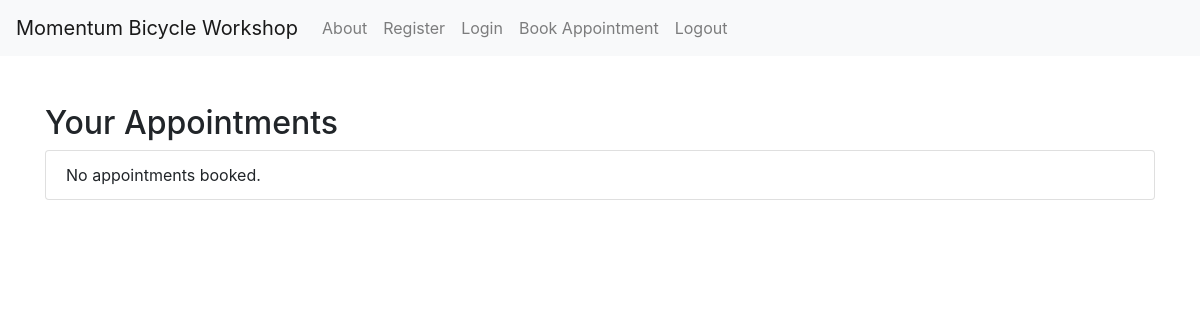
The app's page /appointment_list/ (signed in), older data.
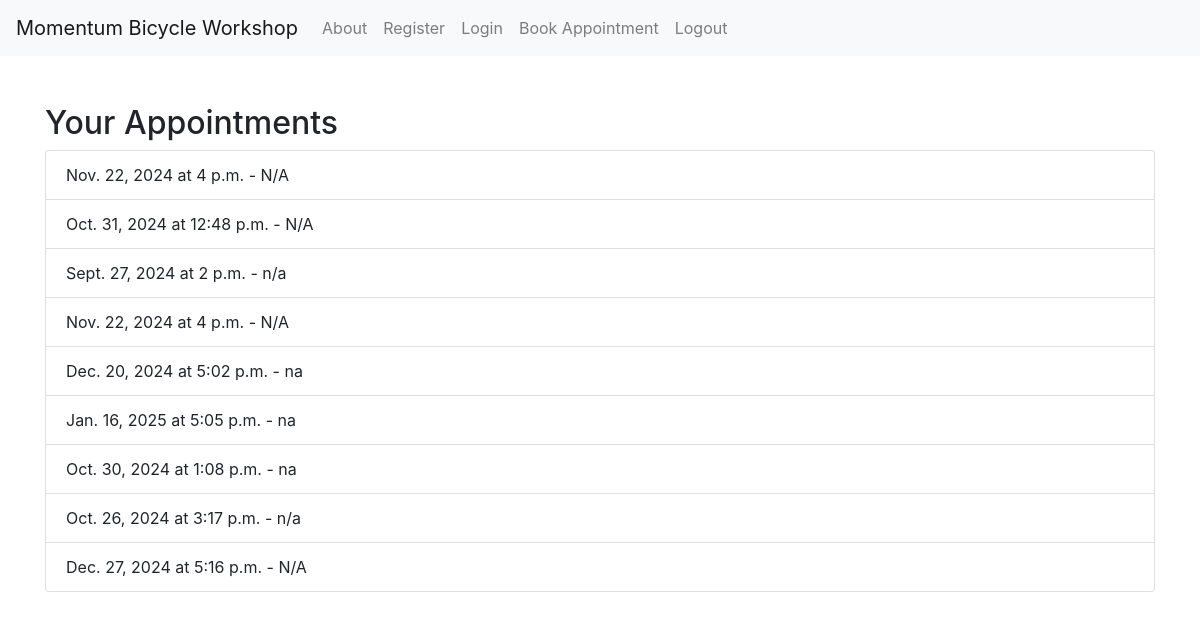
The same page, newer data.
### myapp/models.py (models this page shows, shortened)
class Appointment(models.Model):
    user = models.ForeignKey(User, on_delete=models.CASCADE)  # Associate the appointment with a user
    date = models.DateField()
    time = models.TimeField()
    description = models.TextField()
    photo = models.ImageField(upload_to='photos/', blank=True, null=True)
    class Meta:  # This should be properly indented within the model
        unique_together = ('user', 'date')  # or ('user', 'date', 'time') if you want to prevent double booking at the same time

### myapp/views.py (the view)
# urls.py: path('appointment_list/', views.appointment_list, name='appointment_list'),
@login_required
def appointment_list(request):
    appointments = Appointment.objects.filter(user=request.user)
    return render(request, 'myapp/appointment_list.html', {'appointments': appointments})

### myapp/templates/myapp/appointment_list.html (shortened to what this page needs)
<!DOCTYPE html>
<html lang="en">
<head>
    <link rel="stylesheet" href="https://maxcdn.bootstrapcdn.com/bootstrap/4.5.2/css/bootstrap.min.css">
</head>
<body>
    {% include 'myapp/navbar.html' %}
    <div class="container mt-5">
        <h2>Your Appointments</h2>
        <ul class="list-group">
            {% for appointment in appointments %}
                <li class="list-group-item">
                    {{ appointment.date }} at {{ appointment.time }} - {{ appointment.description }}
                </li>
            {% empty %}
                <li class="list-group-item">No appointments booked.</li>
            {% endfor %}
        </ul>
    </div>
</body>
</html>

### myapp/templates/myapp/navbar.html
<nav class="navbar navbar-expand-lg navbar-light bg-light">
    <a class="navbar-brand" href="{% url 'home' %}">Momentum Bicycle Workshop</a>
    <div class="collapse navbar-collapse">
        <ul class="navbar-nav mr-auto">
            <li class="nav-item"><a class="nav-link" href="{% url 'about' %}">About</a></li>
            <li class="nav-item"><a class="nav-link" href="{% url 'register' %}">Register</a></li>
            <li class="nav-item"><a class="nav-link" href="{% url 'login' %}">Login</a></li>
            {% if user.is_authenticated %}
                <li class="nav-item"><a class="nav-link" href="{% url 'book_appointment' %}">Book Appointment</a></li>
                <li class="nav-item"><a class="nav-link" href="{% url 'logout' %}">Logout</a></li>
            {% endif %}
        </ul>
    </div>
</nav>

Row changes from the older to the newer data that the page shows:
added Appointment: date "Nov. 22, 2024", time "4 p.m.", description "N/A"
added Appointment: date "Oct. 31, 2024", time "12:48 p.m.", description "N/A"
added Appointment: date "Sept. 27, 2024", time "2 p.m.", description "n/a"
added Appointment: date "Nov. 22, 2024", time "4 p.m.", description "N/A"
added Appointment: date "Dec. 20, 2024", time "5:02 p.m.", description "na"
added Appointment: date "Jan. 16, 2025", time "5:05 p.m.", description "na"
added Appointment: date "Oct. 30, 2024", time "1:08 p.m.", description "na"
added Appointment: date "Oct. 26, 2024", time "3:17 p.m.", description "n/a"
added Appointment: date "Dec. 27, 2024", time "5:16 p.m.", description "N/A"
Text that changed along with them:
text no longer shown: "No appointments booked."
